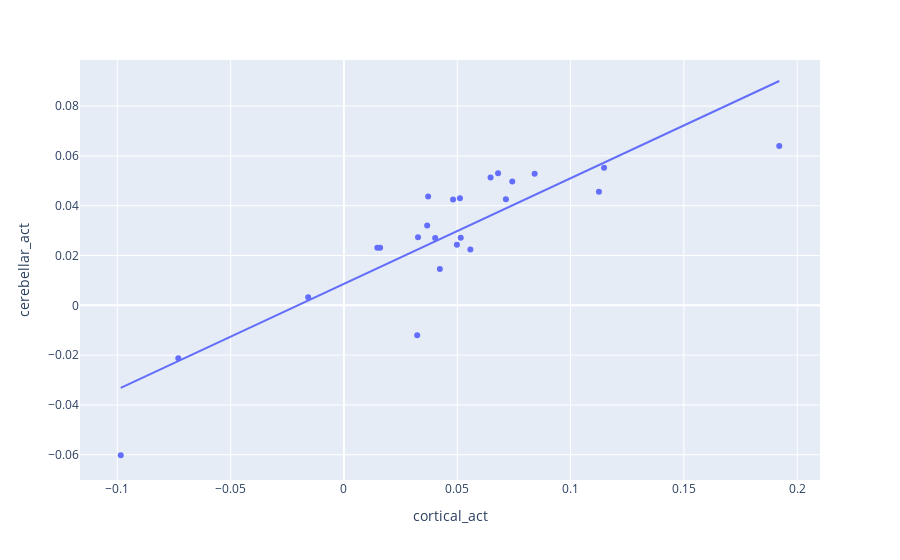

The code cell stored with this chart in its notebook:
### Code cell
fig = px.scatter(D[D.dataset=='HCPur100'], x='cortical_act', y='cerebellar_act',hover_data=['names'],trendline="ols")
fig.show()

### Figure 1 — Plotly figure (JSON) as saved in the notebook; plotly's stock layout.template omitted (floating-point values rounded to 4 significant figures)
{"data": [{"customdata": [["hcpemotion_faces"], ["hcpemotion_shapes"], ["hcpgamble_punish"], ["hcpgamble_reward"], ["hcplanguage_math"], ["hcplanguage_story"], ["motor_cue"], ["motor_lfoot"], ["motor_lhand"], ["motor_rfoot"], ["motor_rhand"], ["motor_tongue"], ["hcprelation_match"], ["hcprelation_rel"], ["hcpsocial_random"], ["hcpsocial_tom"], ["hcpwm_2bckbody"], ["hcpwm_2bckface"], ["hcpwm_2bckplace"], ["hcpwm_2bcktool"], ["hcpwm_0bckbody"], ["hcpwm_0bckface"], ["hcpwm_0bckplace"], ["hcpwm_0bcktool"]], "hovertemplate": "cortical_act=%{x}<br>cerebellar_act=%{y}<br>names=%{customdata[0]}<extra></extra>", "legendgroup": "", "marker": {"color": "#636efa", "symbol": "circle"}, "mode": "markers", "name": "", "orientation": "v", "showlegend": false, "type": "scatter", "x": [0.05579, 0.04027, 0.03269, 0.04817, -0.07308, -0.09847, 0.1921, 0.03672, -0.01578, 0.01474, 0.01597, 0.03233, 0.08415, 0.07429, 0.1125, 0.1148, 0.06801, 0.03716, 0.06471, 0.05118, 0.07147, 0.04986, 0.04233, 0.05154], "xaxis": "x", "y": [0.02241, 0.02702, 0.02738, 0.0425, -0.02121, -0.06021, 0.064, 0.03201, 0.00325, 0.02315, 0.02312, -0.01203, 0.05284, 0.0497, 0.04555, 0.05519, 0.05307, 0.04373, 0.05137, 0.04298, 0.04262, 0.02436, 0.01456, 0.02713], "yaxis": "y"}, {"hovertemplate": "<b>OLS trendline</b><br>cerebellar_act = 0.424154 * cortical_act + 0.00860282<br>R<sup>2</sup>=0.748175<br><br>cortical_act=%{x}<br>cerebellar_act=%{y} <b>(trend)</b><extra></extra>", "legendgroup": "", "marker": {"color": "#636efa", "symbol": "circle"}, "mode": "lines", "name": "", "showlegend": false, "type": "scatter", "x": [-0.09847, -0.07308, -0.01578, 0.01474, 0.01597, 0.03233, 0.03269, 0.03672, 0.03716, 0.04027, 0.04233, 0.04817, 0.04986, 0.05118, 0.05154, 0.05579, 0.06471, 0.06801, 0.07147, 0.07429, 0.08415, 0.1125, 0.1148, 0.1921], "xaxis": "x", "y": [-0.03316, -0.0224, 0.001912, 0.01486, 0.01538, 0.02231, 0.02247, 0.02418, 0.02436, 0.02568, 0.02656, 0.02903, 0.02975, 0.03031, 0.03046, 0.03227, 0.03605, 0.03745, 0.03892, 0.04011, 0.0443, 0.05633, 0.05729, 0.09007], "yaxis": "y"}], "layout": {"legend": {"tracegroupgap": 0}, "margin": {"t": 60}, "xaxis": {"anchor": "y", "domain": [0, 1], "title": {"text": "cortical_act"}}, "yaxis": {"anchor": "x", "domain": [0, 1], "title": {"text": "cerebellar_act"}}}}
